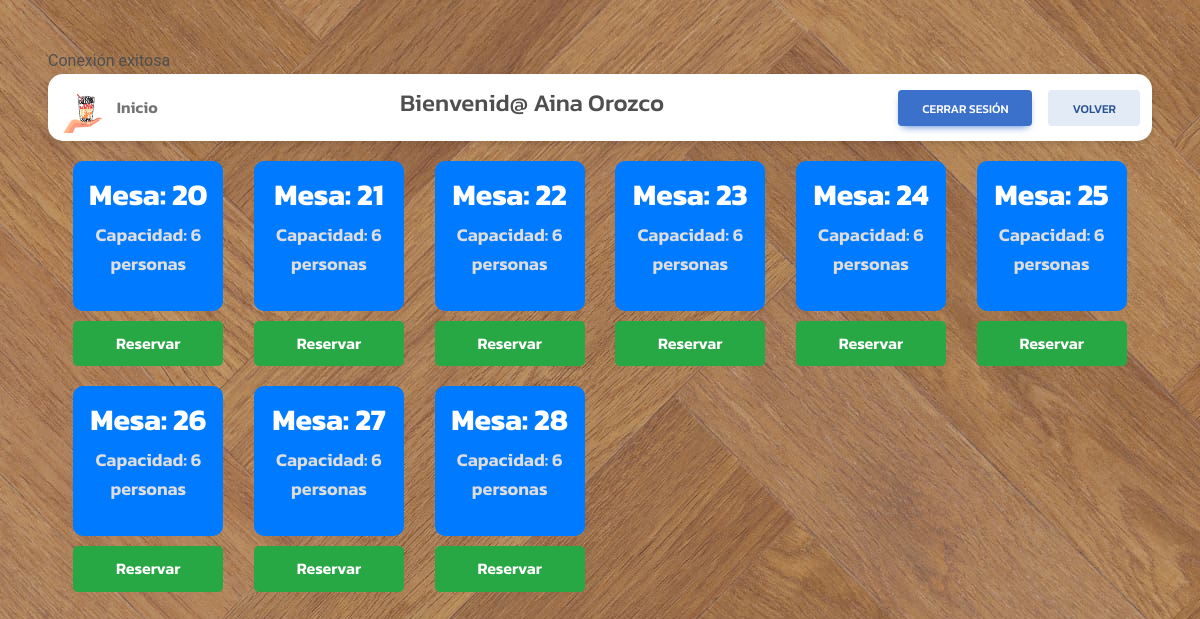
The app's page /Camarero/comedor1.php (signed in) with its own data.
### tables this page shows
CREATE TABLE `mesas` (
  `id_mesa` INT NOT NULL AUTO_INCREMENT,
  `capacidad` INT NOT NULL,
  `estado` ENUM('libre', 'ocupada') NULL DEFAULT 'libre',
  `id_sala` INT NULL,
  PRIMARY KEY (`id_mesa`),
  INDEX `id_sala_idx` (`id_sala` ASC) VISIBLE,
  CONSTRAINT `id_sala`
    FOREIGN KEY (`id_sala`)
    REFERENCES `salas` (`id_sala`)
    ON DELETE NO ACTION
    ON UPDATE NO ACTION);

### Camarero/comedor1.php (the view, shortened to what this page needs)
<?php
include_once('../conexion.php');
$result = $con->query("SELECT * FROM mesas WHERE id_sala = 4");
?>
<!DOCTYPE html>
<html lang="es">
<head>
    <link rel="stylesheet" href="https://cdn.jsdelivr.net/npm/sweetalert2@11">
    <link rel="stylesheet" href="../CSS/styles.css">
    <link href="https://cdnjs.cloudflare.com/ajax/libs/mdb-ui-kit/6.0.0/mdb.min.css" rel="stylesheet">
</head>
<body id="bodyGen">
    <nav class="navbar navbar-expand-lg navbar-light bg-body-tertiary">
        <div class="container">
            <a href="./manager_home.php" data-bs-toggle="collapse" data-bs-target="#navbarButtonsExample" aria-controls="navbarButtonsExample" aria-expanded="false" aria-label="Toggle navigation">
                <img id="LogoNav" src="../img/LOGO-REST.png" alt="Logo" />
            </a>
            <div class="collapse navbar-collapse" id="navbarButtonsExample">
                <ul class="navbar-nav me-auto mb-2 mb-lg-0">
                    <li class="nav-item">
                        <a id="aNav" class="nav-link" href="./manager_home.php">Inicio</a>
                    </li>
                </ul>
                <div id="divSession">
                    <h4>Bienvenid@ <?php echo htmlspecialchars($_SESSION['nombre']); ?></h4>
                </div>
                <div class="d-flex align-items-center">
                    <a href="../CerrarSesion.php" class="btn btn-primary me-3">
                        Cerrar sesión
                    </a>
                    <button id="volverBtn" class="btn btn-secondary">Volver</button>
                </div>
            </div>
        </div>
    </nav>
    <div class="mesas-container">
        <?php
        while ($mesa = $result->fetch(PDO::FETCH_ASSOC)) {
            echo '<div class="mesa-container-item">';
            echo '<div class="mesa">';
            echo '<h3 class="mesa-id">Mesa: ' . htmlspecialchars($mesa['id_mesa']) . '</h3>';
            echo '<p class="mesa-capacidad">Capacidad: ' . htmlspecialchars($mesa['capacidad']) . ' personas</p>';
            echo '</div>';
            echo '<button class="btn-reservar" onclick="reservarMesa(' . $mesa['id_mesa'] . ')">Reservar</button>';
            echo '</div>';
        }
        ?>
    </div>
</body>
</html>

### CSS/styles.css (style rules this page uses)
* { margin: 0; box-sizing: border-box; font-family: "Kanit", sans-serif; font-weight: 600; font-style: normal; }
#bodyGen { background-image: url('../img/FondoMan.jpg'); margin: 6vh; }
nav #LogoNav { height: 50px; cursor: pointer; }
nav { background-color: white; border-radius: 15px; display: flex; justify-content: space-between; align-items: center; }
#divSession { flex-grow: 1; display: flex; justify-content: center; }

### Camarero/comedor1.php (style rules this page uses)
.mesas-container { display: grid; grid-template-columns: repeat(auto-fill, minmax(150px, 1fr)); gap: 20px; padding: 20px; }
.mesa-container-item { display: flex; flex-direction: column; align-items: center; }
.mesa { width: 150px; height: 150px; background-color: #007bff; display: flex; justify-content: center; align-items: center; border-radius: 10px; color: white; font-size: 20px; font-weight: bold; text-align: center; flex-direction: column; padding: 10px; }
.mesa-id { font-size: 1.5em; font-weight: bold; }
.mesa-capacidad { font-size: 0.9em; color: #ddd; }
.btn-reservar { width: 150px; background-color: #28a745; color: white; font-size: 16px; padding: 10px; border: none; border-radius: 5px; cursor: pointer; margin-top: 10px; }

### records on screen
mesas: id_mesa "20", capacidad "6"
mesas: id_mesa "21", capacidad "6"
mesas: id_mesa "22", capacidad "6"
mesas: id_mesa "23", capacidad "6"
mesas: id_mesa "24", capacidad "6"
mesas: id_mesa "25", capacidad "6"
mesas: id_mesa "26", capacidad "6"
mesas: id_mesa "27", capacidad "6"
mesas: id_mesa "28", capacidad "6"

### other values on screen
$_SESSION['nombre'] "Aina Orozco"
